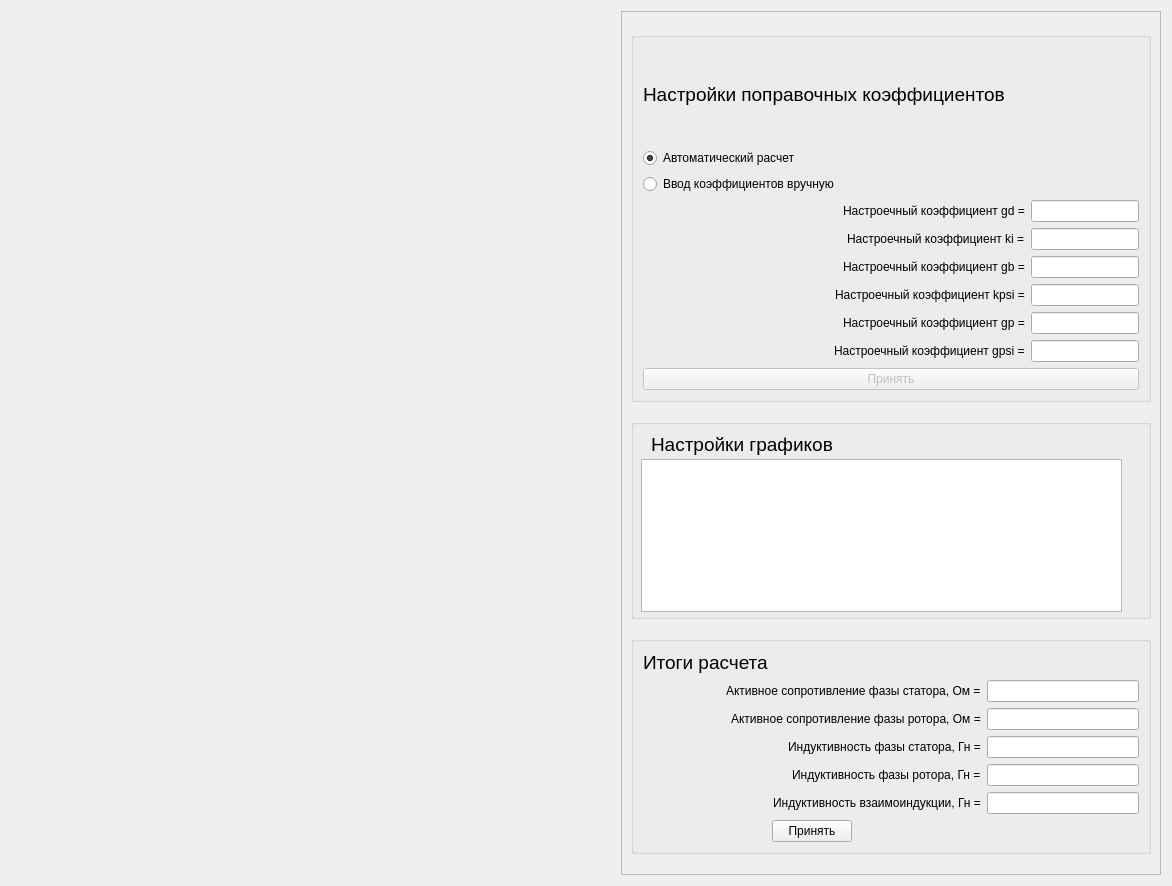
<?xml version="1.0" encoding="UTF-8"?>
<ui version="4.0">
 <class>identf</class>
 <widget class="QWidget" name="identf">
  <property name="geometry">
   <rect>
    <x>0</x>
    <y>0</y>
    <width>1172</width>
    <height>886</height>
   </rect>
  </property>
  <property name="sizePolicy">
   <sizepolicy hsizetype="Preferred" vsizetype="Preferred">
    <horstretch>0</horstretch>
    <verstretch>0</verstretch>
   </sizepolicy>
  </property>
  <property name="minimumSize">
   <size>
    <width>0</width>
    <height>0</height>
   </size>
  </property>
  <property name="windowTitle">
   <string>Form</string>
  </property>
  <property name="autoFillBackground">
   <bool>true</bool>
  </property>
  <layout class="QGridLayout" name="gridLayout">
   <item row="0" column="0">
    <widget class="Plot" name="plot" native="true">
     <property name="sizePolicy">
      <sizepolicy hsizetype="Preferred" vsizetype="Preferred">
       <horstretch>0</horstretch>
       <verstretch>0</verstretch>
      </sizepolicy>
     </property>
    </widget>
   </item>
   <item row="0" column="1">
    <widget class="QScrollArea" name="scrollArea">
     <property name="maximumSize">
      <size>
       <width>540</width>
       <height>16777215</height>
      </size>
     </property>
     <property name="widgetResizable">
      <bool>true</bool>
     </property>
     <widget class="QWidget" name="scrollAreaWidgetContents">
      <property name="geometry">
       <rect>
        <x>0</x>
        <y>0</y>
        <width>536</width>
        <height>870</height>
       </rect>
      </property>
      <layout class="QGridLayout" name="gridLayout_3">
       <item row="1" column="0">
        <widget class="QGroupBox" name="groupBox_3">
         <property name="sizePolicy">
          <sizepolicy hsizetype="Preferred" vsizetype="Fixed">
           <horstretch>0</horstretch>
           <verstretch>0</verstretch>
          </sizepolicy>
         </property>
         <property name="minimumSize">
          <size>
           <width>0</width>
           <height>200</height>
          </size>
         </property>
         <property name="title">
          <string/>
         </property>
         <widget class="QLabel" name="label">
          <property name="geometry">
           <rect>
            <x>20</x>
            <y>10</y>
            <width>241</width>
            <height>31</height>
           </rect>
          </property>
          <property name="text">
           <string>&lt;html&gt;&lt;head/&gt;&lt;body&gt;&lt;p&gt;&lt;span style=&quot; font-size:14pt;&quot;&gt;Настройки графиков&lt;/span&gt;&lt;/p&gt;&lt;/body&gt;&lt;/html&gt;</string>
          </property>
         </widget>
         <widget class="QTableWidget" name="tableWidget">
          <property name="geometry">
           <rect>
            <x>10</x>
            <y>40</y>
            <width>481</width>
            <height>153</height>
           </rect>
          </property>
          <property name="sizePolicy">
           <sizepolicy hsizetype="Expanding" vsizetype="Fixed">
            <horstretch>0</horstretch>
            <verstretch>0</verstretch>
           </sizepolicy>
          </property>
          <property name="minimumSize">
           <size>
            <width>0</width>
            <height>153</height>
           </size>
          </property>
          <property name="maximumSize">
           <size>
            <width>16777215</width>
            <height>153</height>
           </size>
          </property>
         </widget>
        </widget>
       </item>
       <item row="2" column="0">
        <widget class="QGroupBox" name="groupBox_2">
         <property name="sizePolicy">
          <sizepolicy hsizetype="Fixed" vsizetype="Fixed">
           <horstretch>0</horstretch>
           <verstretch>0</verstretch>
          </sizepolicy>
         </property>
         <property name="minimumSize">
          <size>
           <width>500</width>
           <height>0</height>
          </size>
         </property>
         <property name="maximumSize">
          <size>
           <width>550</width>
           <height>16777215</height>
          </size>
         </property>
         <property name="title">
          <string/>
         </property>
         <layout class="QGridLayout" name="gridLayout_2">
          <item row="1" column="0" alignment="Qt::AlignRight">
           <widget class="QLabel" name="label_10">
            <property name="text">
             <string>Активное сопротивление фазы статора, Ом =</string>
            </property>
           </widget>
          </item>
          <item row="4" column="1">
           <widget class="QLineEdit" name="lineEdit_9">
            <property name="sizePolicy">
             <sizepolicy hsizetype="Fixed" vsizetype="Fixed">
              <horstretch>0</horstretch>
              <verstretch>0</verstretch>
             </sizepolicy>
            </property>
            <property name="minimumSize">
             <size>
              <width>152</width>
              <height>0</height>
             </size>
            </property>
            <property name="maximumSize">
             <size>
              <width>16777215</width>
              <height>16777215</height>
             </size>
            </property>
           </widget>
          </item>
          <item row="3" column="1">
           <widget class="QLineEdit" name="lineEdit_10">
            <property name="sizePolicy">
             <sizepolicy hsizetype="Fixed" vsizetype="Fixed">
              <horstretch>0</horstretch>
              <verstretch>0</verstretch>
             </sizepolicy>
            </property>
            <property name="minimumSize">
             <size>
              <width>152</width>
              <height>0</height>
             </size>
            </property>
            <property name="maximumSize">
             <size>
              <width>16777215</width>
              <height>16777215</height>
             </size>
            </property>
           </widget>
          </item>
          <item row="2" column="1">
           <widget class="QLineEdit" name="lineEdit_11">
            <property name="sizePolicy">
             <sizepolicy hsizetype="Fixed" vsizetype="Fixed">
              <horstretch>0</horstretch>
              <verstretch>0</verstretch>
             </sizepolicy>
            </property>
            <property name="minimumSize">
             <size>
              <width>152</width>
              <height>0</height>
             </size>
            </property>
            <property name="maximumSize">
             <size>
              <width>16777215</width>
              <height>16777215</height>
             </size>
            </property>
           </widget>
          </item>
          <item row="2" column="0" alignment="Qt::AlignRight">
           <widget class="QLabel" name="label_11">
            <property name="text">
             <string>Активное сопротивление фазы ротора, Ом =</string>
            </property>
           </widget>
          </item>
          <item row="3" column="0" alignment="Qt::AlignRight">
           <widget class="QLabel" name="label_12">
            <property name="text">
             <string>Индуктивность фазы статора, Гн =</string>
            </property>
           </widget>
          </item>
          <item row="0" column="0">
           <widget class="QLabel" name="label_15">
            <property name="text">
             <string>&lt;html&gt;&lt;head/&gt;&lt;body&gt;&lt;p&gt;&lt;span style=&quot; font-size:14pt;&quot;&gt;Итоги расчета&lt;/span&gt;&lt;/p&gt;&lt;/body&gt;&lt;/html&gt;</string>
            </property>
           </widget>
          </item>
          <item row="6" column="0" alignment="Qt::AlignHCenter">
           <widget class="QPushButton" name="pushButton">
            <property name="sizePolicy">
             <sizepolicy hsizetype="Fixed" vsizetype="Fixed">
              <horstretch>0</horstretch>
              <verstretch>0</verstretch>
             </sizepolicy>
            </property>
            <property name="text">
             <string>Принять</string>
            </property>
           </widget>
          </item>
          <item row="5" column="0" alignment="Qt::AlignRight">
           <widget class="QLabel" name="label_14">
            <property name="text">
             <string>Индуктивность взаимоиндукции, Гн =</string>
            </property>
           </widget>
          </item>
          <item row="5" column="1">
           <widget class="QLineEdit" name="lineEdit_8">
            <property name="sizePolicy">
             <sizepolicy hsizetype="Fixed" vsizetype="Fixed">
              <horstretch>0</horstretch>
              <verstretch>0</verstretch>
             </sizepolicy>
            </property>
            <property name="minimumSize">
             <size>
              <width>152</width>
              <height>0</height>
             </size>
            </property>
            <property name="maximumSize">
             <size>
              <width>16777215</width>
              <height>16777215</height>
             </size>
            </property>
           </widget>
          </item>
          <item row="4" column="0" alignment="Qt::AlignRight">
           <widget class="QLabel" name="label_13">
            <property name="text">
             <string>Индуктивность фазы ротора, Гн =</string>
            </property>
           </widget>
          </item>
          <item row="1" column="1">
           <widget class="QLineEdit" name="lineEdit_12">
            <property name="enabled">
             <bool>true</bool>
            </property>
            <property name="sizePolicy">
             <sizepolicy hsizetype="Fixed" vsizetype="Fixed">
              <horstretch>0</horstretch>
              <verstretch>0</verstretch>
             </sizepolicy>
            </property>
            <property name="minimumSize">
             <size>
              <width>152</width>
              <height>0</height>
             </size>
            </property>
            <property name="maximumSize">
             <size>
              <width>16777215</width>
              <height>16777215</height>
             </size>
            </property>
           </widget>
          </item>
         </layout>
        </widget>
       </item>
       <item row="0" column="0">
        <widget class="QGroupBox" name="groupBox">
         <property name="sizePolicy">
          <sizepolicy hsizetype="Preferred" vsizetype="Fixed">
           <horstretch>0</horstretch>
           <verstretch>0</verstretch>
          </sizepolicy>
         </property>
         <property name="minimumSize">
          <size>
           <width>0</width>
           <height>370</height>
          </size>
         </property>
         <property name="title">
          <string/>
         </property>
         <layout class="QVBoxLayout" name="verticalLayout">
          <item>
           <widget class="QLabel" name="label_2">
            <property name="text">
             <string>&lt;html&gt;&lt;head/&gt;&lt;body&gt;&lt;p&gt;&lt;span style=&quot; font-size:14pt;&quot;&gt;Настройки поправочных коэффициентов&lt;/span&gt;&lt;/p&gt;&lt;/body&gt;&lt;/html&gt;</string>
            </property>
           </widget>
          </item>
          <item>
           <widget class="QRadioButton" name="radioButton">
            <property name="text">
             <string>Автоматический расчет</string>
            </property>
            <property name="checked">
             <bool>true</bool>
            </property>
            <attribute name="buttonGroup">
             <string notr="true">buttonGroup</string>
            </attribute>
           </widget>
          </item>
          <item>
           <widget class="QRadioButton" name="radioButton_2">
            <property name="text">
             <string>Ввод коэффициентов вручную</string>
            </property>
            <attribute name="buttonGroup">
             <string notr="true">buttonGroup</string>
            </attribute>
           </widget>
          </item>
          <item>
           <layout class="QGridLayout" name="gridLayout_4">
            <item row="4" column="1">
             <widget class="QLineEdit" name="lineEdit_15">
              <property name="sizePolicy">
               <sizepolicy hsizetype="Fixed" vsizetype="Fixed">
                <horstretch>0</horstretch>
                <verstretch>0</verstretch>
               </sizepolicy>
              </property>
              <property name="maximumSize">
               <size>
                <width>16777215</width>
                <height>16777215</height>
               </size>
              </property>
             </widget>
            </item>
            <item row="3" column="1">
             <widget class="QLineEdit" name="lineEdit_17">
              <property name="sizePolicy">
               <sizepolicy hsizetype="Fixed" vsizetype="Fixed">
                <horstretch>0</horstretch>
                <verstretch>0</verstretch>
               </sizepolicy>
              </property>
              <property name="maximumSize">
               <size>
                <width>16777215</width>
                <height>16777215</height>
               </size>
              </property>
             </widget>
            </item>
            <item row="1" column="1">
             <widget class="QLineEdit" name="lineEdit_16">
              <property name="sizePolicy">
               <sizepolicy hsizetype="Fixed" vsizetype="Fixed">
                <horstretch>0</horstretch>
                <verstretch>0</verstretch>
               </sizepolicy>
              </property>
              <property name="maximumSize">
               <size>
                <width>16777215</width>
                <height>16777215</height>
               </size>
              </property>
             </widget>
            </item>
            <item row="5" column="1">
             <widget class="QLineEdit" name="lineEdit_18">
              <property name="sizePolicy">
               <sizepolicy hsizetype="Fixed" vsizetype="Fixed">
                <horstretch>0</horstretch>
                <verstretch>0</verstretch>
               </sizepolicy>
              </property>
              <property name="maximumSize">
               <size>
                <width>16777215</width>
                <height>16777215</height>
               </size>
              </property>
             </widget>
            </item>
            <item row="1" column="0" alignment="Qt::AlignRight">
             <widget class="QLabel" name="label_18">
              <property name="text">
               <string>Настроечный коэффициент ki =</string>
              </property>
             </widget>
            </item>
            <item row="0" column="0" alignment="Qt::AlignRight">
             <widget class="QLabel" name="label_16">
              <property name="sizePolicy">
               <sizepolicy hsizetype="Preferred" vsizetype="Preferred">
                <horstretch>0</horstretch>
                <verstretch>0</verstretch>
               </sizepolicy>
              </property>
              <property name="minimumSize">
               <size>
                <width>0</width>
                <height>0</height>
               </size>
              </property>
              <property name="maximumSize">
               <size>
                <width>16777215</width>
                <height>16777215</height>
               </size>
              </property>
              <property name="text">
               <string>Настроечный коэффициент gd =</string>
              </property>
             </widget>
            </item>
            <item row="3" column="0" alignment="Qt::AlignRight">
             <widget class="QLabel" name="label_19">
              <property name="text">
               <string>Настроечный коэффициент kpsi =</string>
              </property>
             </widget>
            </item>
            <item row="4" column="0" alignment="Qt::AlignRight">
             <widget class="QLabel" name="label_17">
              <property name="text">
               <string>Настроечный коэффициент gp =</string>
              </property>
             </widget>
            </item>
            <item row="5" column="0" alignment="Qt::AlignRight">
             <widget class="QLabel" name="label_21">
              <property name="text">
               <string>Настроечный коэффициент gpsi =</string>
              </property>
             </widget>
            </item>
            <item row="0" column="1">
             <widget class="QLineEdit" name="lineEdit_13">
              <property name="enabled">
               <bool>true</bool>
              </property>
              <property name="sizePolicy">
               <sizepolicy hsizetype="Fixed" vsizetype="Fixed">
                <horstretch>0</horstretch>
                <verstretch>0</verstretch>
               </sizepolicy>
              </property>
              <property name="maximumSize">
               <size>
                <width>16777215</width>
                <height>16777215</height>
               </size>
              </property>
             </widget>
            </item>
            <item row="2" column="1">
             <widget class="QLineEdit" name="lineEdit_14">
              <property name="sizePolicy">
               <sizepolicy hsizetype="Fixed" vsizetype="Fixed">
                <horstretch>0</horstretch>
                <verstretch>0</verstretch>
               </sizepolicy>
              </property>
              <property name="maximumSize">
               <size>
                <width>16777215</width>
                <height>16777215</height>
               </size>
              </property>
             </widget>
            </item>
            <item row="2" column="0" alignment="Qt::AlignRight">
             <widget class="QLabel" name="label_20">
              <property name="text">
               <string>Настроечный коэффициент gb =</string>
              </property>
             </widget>
            </item>
           </layout>
          </item>
          <item>
           <widget class="QPushButton" name="pushButton_2">
            <property name="enabled">
             <bool>false</bool>
            </property>
            <property name="text">
             <string>Принять</string>
            </property>
           </widget>
          </item>
         </layout>
        </widget>
       </item>
      </layout>
     </widget>
    </widget>
   </item>
  </layout>
 </widget>
 <customwidgets>
  <customwidget>
   <class>Plot</class>
   <extends>QWidget</extends>
   <header>plot.h</header>
   <container>1</container>
  </customwidget>
 </customwidgets>
 <resources/>
 <connections/>
 <buttongroups>
  <buttongroup name="buttonGroup"/>
 </buttongroups>
</ui>
